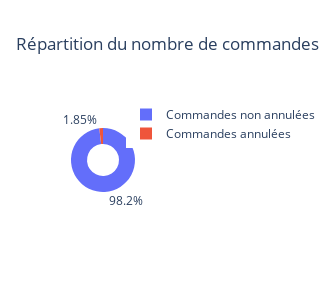

This figure's notebook cell:
### Code cell
# Filtrer les données pour les commandes annulées
cancelled_orders = df[df['Cancelled'] == True]

# Compter le nombre total de commandes annulées
cancelled_orders_count = len(cancelled_orders)

# Création du pie chart avec Plotly
fig = px.pie(values=[cancelled_orders_count, len(df) - cancelled_orders_count],
             names=['Commandes annulées', 'Commandes non annulées'],
             title='Répartition du nombre de commandes annulées')

# Réduire la taille de la figure
fig.update_layout(width=300, height=300)

# Appliquer le thème du Royaume-Uni
fig.update_layout(title_font=dict(color='white'))

# Ajouter un trou de 0.5 au centre du pie chart
fig.update_traces(hole=0.5)
fig.update_layout(title='Répartition du nombre de commandes annulées')
# Affichage du pie chart
fig.show()

### Figure 1 — Plotly figure (JSON) as saved in the notebook; plotly's stock layout.template omitted (floating-point values rounded to 4 significant figures)
{"data": [{"domain": {"x": [0, 1], "y": [0, 1]}, "hole": 0.5, "hovertemplate": "label=%{label}<br>value=%{value}<extra></extra>", "labels": ["Commandes annulées", "Commandes non annulées"], "legendgroup": "", "name": "", "showlegend": true, "type": "pie", "values": [19104, 1013932]}], "layout": {"height": 300, "legend": {"tracegroupgap": 0}, "title": {"text": "Répartition du nombre de commandes annulées"}, "width": 300}}
